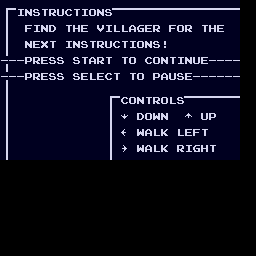

This is a level from a 2D game, rendered from its Tiled map with the project's own tilesets. A one-line summary and the complete map file follow:
An orthogonal 32x32 tile map with 8x8 px tiles, 1 tile layer (Tile Layer 1).

<map version="1.10" tiledversion="1.11.2" orientation="orthogonal" renderorder="right-down" width="32" height="32" tilewidth="8" tileheight="8" infinite="0" nextlayerid="2" nextobjectid="1">
 <editorsettings>
  <export target="gameInstructions.c" format="gba" />
 </editorsettings>
 <tileset firstgid="1" source="dialogueFont.tsx" />
 <layer id="1" name="Tile Layer 1" width="32" height="32">
  <data encoding="csv">
258,258,258,258,258,258,258,258,258,258,258,258,258,258,258,258,258,258,258,258,258,258,258,258,258,258,258,258,258,258,0,0,
293,232,105,129,134,135,133,136,99,135,105,130,129,134,231,231,231,231,231,231,231,231,231,231,231,231,231,231,231,231,0,0,
293,258,258,258,258,258,258,258,258,258,258,258,258,258,258,258,258,258,258,258,258,258,258,258,258,258,258,258,258,258,0,0,
293,258,225,102,105,129,100,225,135,104,101,225,137,105,108,108,97,103,101,133,258,102,130,133,258,135,104,101,258,258,0,0,
293,258,225,225,225,225,225,225,225,225,225,225,225,225,225,225,225,225,258,258,258,258,258,258,258,258,258,258,258,258,0,0,
293,258,225,129,101,139,135,225,105,129,134,135,133,136,99,135,105,130,129,134,168,258,258,258,258,258,258,258,258,258,0,0,
293,258,225,225,225,225,225,225,225,225,225,225,225,225,225,225,225,225,258,258,258,258,258,258,258,258,258,258,258,258,0,0,
39,39,39,131,133,101,134,134,225,134,135,97,133,135,225,135,130,225,99,130,129,135,105,129,136,101,39,39,39,39,0,0,
293,290,290,290,290,290,290,290,290,290,290,290,290,290,225,225,225,290,290,290,290,290,290,290,290,290,290,290,290,258,0,0,
39,39,39,131,133,101,134,134,290,134,101,108,101,99,135,290,135,130,290,131,97,136,134,101,39,39,39,39,39,39,0,0,
293,290,290,290,290,290,290,290,290,258,258,258,258,258,258,258,258,258,258,258,258,290,290,290,290,290,290,290,290,273,0,0,
293,290,290,290,290,290,290,290,290,290,290,290,290,290,290,290,290,290,290,290,290,290,290,290,290,290,290,290,290,273,0,0,
293,290,290,290,290,290,290,290,290,290,290,290,290,293,232,99,130,129,135,133,130,108,134,232,232,232,232,232,232,232,0,0,
293,290,290,290,290,290,290,290,290,290,290,290,290,293,290,290,290,290,290,290,290,290,290,290,290,290,290,290,290,273,0,0,
293,290,290,290,290,290,290,290,290,290,290,290,290,293,290,3,258,100,130,138,129,258,258,5,258,136,131,226,226,258,0,0,
293,290,290,290,290,290,290,290,290,290,290,290,290,293,290,258,258,258,258,258,258,258,258,258,258,258,258,258,258,258,0,0,
293,290,290,290,290,290,290,290,290,290,290,290,290,293,290,6,258,138,97,108,107,258,108,101,102,135,258,258,258,258,0,0,
293,290,290,290,290,290,290,290,290,290,290,290,290,293,290,258,258,258,258,258,258,258,258,258,258,258,258,258,258,258,0,0,
293,290,290,290,290,290,290,290,290,290,290,290,290,293,290,4,290,138,97,108,107,258,133,105,103,104,135,290,290,290,0,0,
293,273,273,273,273,273,273,273,273,273,273,273,273,293,273,273,273,273,273,273,273,273,273,273,273,273,273,273,273,273,0,0,
0,0,0,0,0,0,0,0,0,0,0,0,0,0,0,0,0,0,0,0,0,0,0,0,0,0,0,0,0,0,0,0,
0,0,0,0,0,0,0,0,0,0,0,0,0,0,0,0,0,0,0,0,0,0,0,0,0,0,0,0,0,0,0,0,
0,0,0,0,0,0,0,0,0,0,0,0,0,0,0,0,0,0,0,0,0,0,0,0,0,0,0,0,0,0,0,0,
0,0,0,0,0,0,0,0,0,0,0,0,0,0,0,0,0,0,0,0,0,0,0,0,0,0,0,0,0,0,0,0,
0,0,0,0,0,0,0,0,0,0,0,0,0,0,0,0,0,0,0,0,0,0,0,0,0,0,0,0,0,0,0,0,
0,0,0,0,0,0,0,0,0,0,0,0,0,0,0,0,0,0,0,0,0,0,0,0,0,0,0,0,0,0,0,0,
0,0,0,0,0,0,0,0,0,0,0,0,0,0,0,0,0,0,0,0,0,0,0,0,0,0,0,0,0,0,0,0,
0,0,0,0,0,0,0,0,0,0,0,0,0,0,0,0,0,0,0,0,0,0,0,0,0,0,0,0,0,0,0,0,
0,0,0,0,0,0,0,0,0,0,0,0,0,0,0,0,0,0,0,0,0,0,0,0,0,0,0,0,0,0,0,0,
0,0,0,0,0,0,0,0,0,0,0,0,0,0,0,0,0,0,0,0,0,0,0,0,0,0,0,0,0,0,0,0,
0,0,0,0,0,0,0,0,0,0,0,0,0,0,0,0,0,0,0,0,0,0,0,0,0,0,0,0,0,0,0,0,
0,0,0,0,0,0,0,0,0,0,0,0,0,0,0,0,0,0,0,0,0,0,0,0,0,0,0,0,0,0,0,0
</data>
 </layer>
</map>
